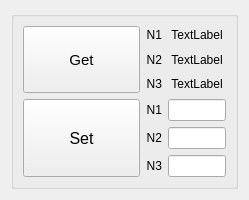
<?xml version="1.0" encoding="UTF-8"?>
<ui version="4.0">
 <class>Form</class>
 <widget class="QWidget" name="Form">
  <property name="geometry">
   <rect>
    <x>0</x>
    <y>0</y>
    <width>249</width>
    <height>200</height>
   </rect>
  </property>
  <property name="windowTitle">
   <string>Form</string>
  </property>
  <layout class="QGridLayout" name="gridLayout">
   <item row="0" column="0">
    <widget class="QGroupBox" name="smoothingBox">
     <property name="title">
      <string/>
     </property>
     <layout class="QGridLayout" name="gridLayout_2" columnstretch="4,0,2">
      <item row="0" column="0">
       <widget class="QPushButton" name="getSmoothing">
        <property name="sizePolicy">
         <sizepolicy hsizetype="Minimum" vsizetype="Expanding">
          <horstretch>0</horstretch>
          <verstretch>0</verstretch>
         </sizepolicy>
        </property>
        <property name="font">
         <font>
          <pointsize>11</pointsize>
         </font>
        </property>
        <property name="text">
         <string>Get</string>
        </property>
       </widget>
      </item>
      <item row="0" column="1">
       <layout class="QVBoxLayout" name="ngetText">
        <item>
         <widget class="QLabel" name="n1getText">
          <property name="text">
           <string>N1</string>
          </property>
          <property name="alignment">
           <set>Qt::AlignRight|Qt::AlignTrailing|Qt::AlignVCenter</set>
          </property>
         </widget>
        </item>
        <item>
         <widget class="QLabel" name="n2getText">
          <property name="text">
           <string>N2</string>
          </property>
          <property name="alignment">
           <set>Qt::AlignRight|Qt::AlignTrailing|Qt::AlignVCenter</set>
          </property>
         </widget>
        </item>
        <item>
         <widget class="QLabel" name="n3getText">
          <property name="text">
           <string>N3</string>
          </property>
          <property name="alignment">
           <set>Qt::AlignRight|Qt::AlignTrailing|Qt::AlignVCenter</set>
          </property>
         </widget>
        </item>
       </layout>
      </item>
      <item row="0" column="2">
       <layout class="QVBoxLayout" name="ngetLabels">
        <item>
         <widget class="QLabel" name="n1Label">
          <property name="text">
           <string>TextLabel</string>
          </property>
          <property name="alignment">
           <set>Qt::AlignCenter</set>
          </property>
         </widget>
        </item>
        <item>
         <widget class="QLabel" name="n2Label">
          <property name="text">
           <string>TextLabel</string>
          </property>
          <property name="alignment">
           <set>Qt::AlignCenter</set>
          </property>
         </widget>
        </item>
        <item>
         <widget class="QLabel" name="n3Label">
          <property name="text">
           <string>TextLabel</string>
          </property>
          <property name="alignment">
           <set>Qt::AlignCenter</set>
          </property>
         </widget>
        </item>
       </layout>
      </item>
      <item row="1" column="0">
       <widget class="QPushButton" name="setSmoothing">
        <property name="sizePolicy">
         <sizepolicy hsizetype="Minimum" vsizetype="Expanding">
          <horstretch>0</horstretch>
          <verstretch>0</verstretch>
         </sizepolicy>
        </property>
        <property name="font">
         <font>
          <pointsize>12</pointsize>
         </font>
        </property>
        <property name="text">
         <string>Set</string>
        </property>
       </widget>
      </item>
      <item row="1" column="1">
       <layout class="QVBoxLayout" name="nsetText">
        <item>
         <widget class="QLabel" name="label_7">
          <property name="text">
           <string>N1</string>
          </property>
          <property name="alignment">
           <set>Qt::AlignRight|Qt::AlignTrailing|Qt::AlignVCenter</set>
          </property>
         </widget>
        </item>
        <item>
         <widget class="QLabel" name="label_8">
          <property name="text">
           <string>N2</string>
          </property>
          <property name="alignment">
           <set>Qt::AlignRight|Qt::AlignTrailing|Qt::AlignVCenter</set>
          </property>
         </widget>
        </item>
        <item>
         <widget class="QLabel" name="label_9">
          <property name="text">
           <string>N3</string>
          </property>
          <property name="alignment">
           <set>Qt::AlignRight|Qt::AlignTrailing|Qt::AlignVCenter</set>
          </property>
         </widget>
        </item>
       </layout>
      </item>
      <item row="1" column="2">
       <layout class="QVBoxLayout" name="nsetLabels">
        <item>
         <widget class="QLineEdit" name="n1setLine"/>
        </item>
        <item>
         <widget class="QLineEdit" name="n2setLine"/>
        </item>
        <item>
         <widget class="QLineEdit" name="n3setLine"/>
        </item>
       </layout>
      </item>
     </layout>
    </widget>
   </item>
  </layout>
 </widget>
 <resources/>
 <connections/>
</ui>
